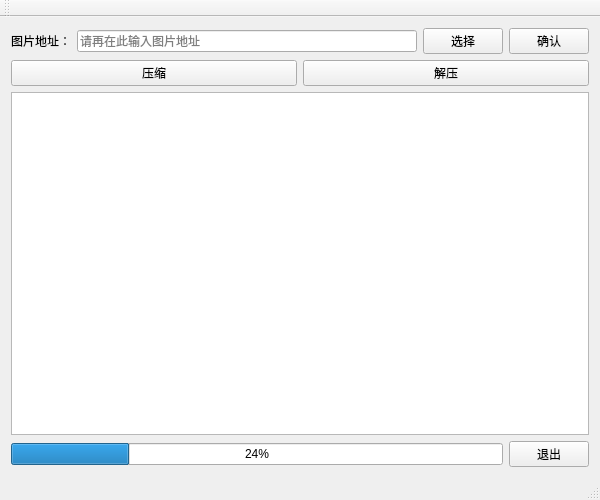
<?xml version="1.0" encoding="UTF-8"?>
<ui version="4.0">
 <class>MainWindow</class>
 <widget class="QMainWindow" name="MainWindow">
  <property name="geometry">
   <rect>
    <x>0</x>
    <y>0</y>
    <width>600</width>
    <height>500</height>
   </rect>
  </property>
  <property name="minimumSize">
   <size>
    <width>600</width>
    <height>500</height>
   </size>
  </property>
  <property name="maximumSize">
   <size>
    <width>600</width>
    <height>500</height>
   </size>
  </property>
  <property name="windowTitle">
   <string>图片压缩</string>
  </property>
  <widget class="QWidget" name="centralWidget">
   <layout class="QVBoxLayout" name="verticalLayout_4">
    <item>
     <layout class="QVBoxLayout" name="verticalLayout_3">
      <item>
       <layout class="QVBoxLayout" name="verticalLayout_2">
        <item>
         <layout class="QHBoxLayout" name="horizontalLayout_3">
          <item>
           <layout class="QHBoxLayout" name="horizontalLayout">
            <item>
             <widget class="QLabel" name="label">
              <property name="text">
               <string>图片地址：</string>
              </property>
             </widget>
            </item>
            <item>
             <widget class="QLineEdit" name="FileName">
              <property name="placeholderText">
               <string>请再在此输入图片地址</string>
              </property>
             </widget>
            </item>
           </layout>
          </item>
          <item>
           <layout class="QHBoxLayout" name="horizontalLayout_2">
            <item>
             <widget class="QPushButton" name="btnOpen">
              <property name="text">
               <string>选择</string>
              </property>
             </widget>
            </item>
            <item>
             <widget class="QPushButton" name="btnOK">
              <property name="text">
               <string>确认</string>
              </property>
             </widget>
            </item>
           </layout>
          </item>
         </layout>
        </item>
        <item>
         <layout class="QVBoxLayout" name="verticalLayout">
          <item>
           <layout class="QHBoxLayout" name="horizontalLayout_4">
            <item>
             <widget class="QPushButton" name="Compress">
              <property name="text">
               <string>压缩</string>
              </property>
             </widget>
            </item>
            <item>
             <widget class="QPushButton" name="Decompress">
              <property name="text">
               <string>解压</string>
              </property>
             </widget>
            </item>
           </layout>
          </item>
          <item>
           <widget class="QTextEdit" name="Show"/>
          </item>
         </layout>
        </item>
       </layout>
      </item>
      <item>
       <layout class="QHBoxLayout" name="horizontalLayout_5">
        <item>
         <widget class="QProgressBar" name="progressBar">
          <property name="value">
           <number>24</number>
          </property>
         </widget>
        </item>
        <item>
         <widget class="QPushButton" name="btnClose">
          <property name="text">
           <string>退出</string>
          </property>
         </widget>
        </item>
       </layout>
      </item>
     </layout>
    </item>
   </layout>
  </widget>
  <widget class="QMenuBar" name="menuBar">
   <property name="geometry">
    <rect>
     <x>0</x>
     <y>0</y>
     <width>600</width>
     <height>26</height>
    </rect>
   </property>
  </widget>
  <widget class="QToolBar" name="mainToolBar">
   <attribute name="toolBarArea">
    <enum>TopToolBarArea</enum>
   </attribute>
   <attribute name="toolBarBreak">
    <bool>false</bool>
   </attribute>
  </widget>
  <widget class="QStatusBar" name="statusBar"/>
 </widget>
 <layoutdefault spacing="6" margin="11"/>
 <resources/>
 <connections/>
</ui>
